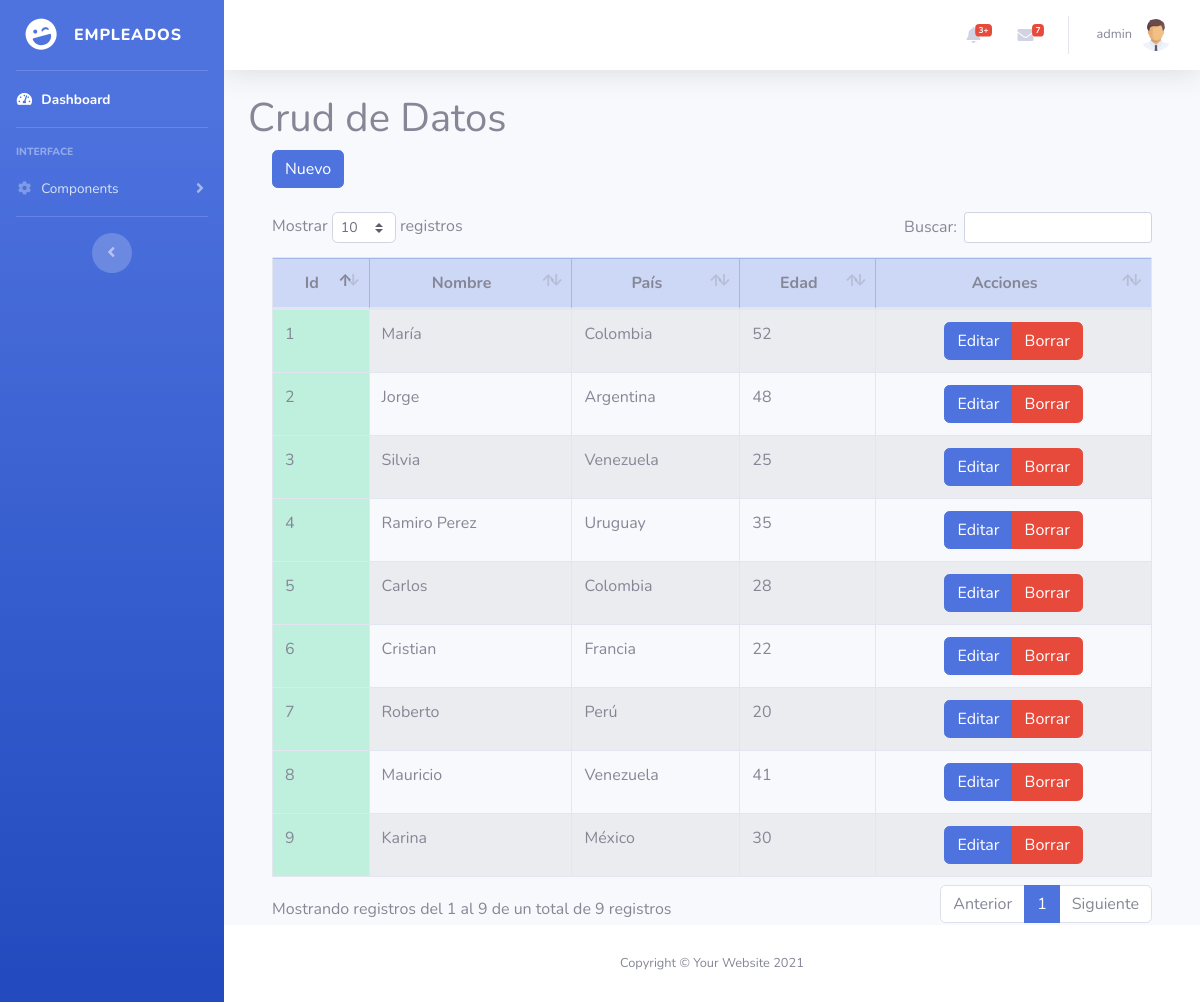
The page /dashboard/index.php (signed in) on the database its author committed.
### tables this page shows
CREATE TABLE IF NOT EXISTS `personas` (
  `id` int NOT NULL AUTO_INCREMENT,
  `nombre` varchar(50) NOT NULL,
  `pais` varchar(50) NOT NULL,
  `edad` int NOT NULL,
  PRIMARY KEY (`id`)
);

### dashboard/index.php (the view, shortened to what this page needs)
<?php require_once "vistas/parte_superior.php"?>
<div class="container">
    <h1>Crud de Datos</h1>
 <?php
$objeto = new Conexion();
$conexion = $objeto->Conectar();
$consulta = "SELECT id, nombre, pais, edad FROM personas";
$resultado = $conexion->prepare($consulta);
$resultado->execute();
$data=$resultado->fetchAll(PDO::FETCH_ASSOC);
?>
<div class="container">
        <div class="row">
            <div class="col-lg-12">
            <button id="btnNuevo" type="button" class="btn btn-primary" data-toggle="modal">Nuevo</button>
            </div>
        </div>
    </div>
    <br>
<div class="container">
        <div class="row">
                <div class="col-lg-12">
                    <div class="table-responsive">
                        <table id="tablaPersonas" class="table table-striped table-bordered table-condensed" style="width:100%">
                        <thead class="text-center">
                            <tr class="table-primary">
                                <th>Id</th>
                                <th>Nombre</th>
                                <th>País</th>
                                <th>Edad</th>
                                <th>Acciones</th>
                            </tr>
                        </thead>
                        <tbody>
                            <?php
                            foreach($data as $dat) {
                            ?>
                            <tr>
                                <td class="table-success"><?php echo $dat['id'] ?></td>
                                <td><?php echo $dat['nombre'] ?></td>
                                <td><?php echo $dat['pais'] ?></td>
                                <td><?php echo $dat['edad'] ?></td>
                                <td></td>
                            </tr>
                            <?php
                                }
                            ?>
                        </tbody>
                       </table>
                    </div>
                </div>
        </div>
    </div>
</div>
<?php require_once "vistas/parte_inferior.php"?>

### dashboard/vistas/parte_superior.php (shortened to what this page needs)
<!DOCTYPE html>
<html lang="en">
<head>
  <link href="vendor/fontawesome-free/css/all.min.css" rel="stylesheet" type="text/css">
  <link href="css/sb-admin-2.min.css" rel="stylesheet">
    <link rel="stylesheet" type="text/css" href="vendor/datatables/datatables.min.css"/>
    <link rel="stylesheet"  type="text/css" href="vendor/datatables/DataTables-1.10.18/css/dataTables.bootstrap4.min.css">
</head>
<body id="page-top">
  <div id="wrapper">
    <ul class="navbar-nav bg-gradient-primary sidebar sidebar-dark accordion" id="accordionSidebar">
      <a class="sidebar-brand d-flex align-items-center justify-content-center" href="index.php">
        <div class="sidebar-brand-icon rotate-n-15">
          <i class="fas fa-laugh-wink"></i>
        </div>
        <div class="sidebar-brand-text mx-3">Empleados<sup></sup></div>
      </a>
      <hr class="sidebar-divider my-0">
      <li class="nav-item active">
        <a class="nav-link" href="index.php">
          <i class="fas fa-fw fa-tachometer-alt"></i>
          <span>Dashboard</span></a>
      </li>
      <hr class="sidebar-divider">
      <div class="sidebar-heading">
        Interface
      </div>
      <li class="nav-item">
        <a class="nav-link collapsed" href="#" data-toggle="collapse" data-target="#collapseTwo" aria-expanded="true" aria-controls="collapseTwo">
          <i class="fas fa-fw fa-cog"></i>
          <span>Components</span>
        </a>
      </li>
      <hr class="sidebar-divider d-none d-md-block">
      <div class="text-center d-none d-md-inline">
        <button class="rounded-circle border-0" id="sidebarToggle"></button>
      </div>
    </ul>
    <div id="content-wrapper" class="d-flex flex-column">
      <div id="content">
        <nav class="navbar navbar-expand navbar-light bg-white topbar mb-4 static-top shadow">
          <ul class="navbar-nav ml-auto">
            <li class="nav-item dropdown no-arrow mx-1">
              <a class="nav-link dropdown-toggle" href="#" id="alertsDropdown" role="button" data-toggle="dropdown" aria-haspopup="true" aria-expanded="false">
                <i class="fas fa-bell fa-fw"></i>
                <span class="badge badge-danger badge-counter">3+</span>
              </a>
            </li>
            <li class="nav-item dropdown no-arrow mx-1">
              <a class="nav-link dropdown-toggle" href="#" id="messagesDropdown" role="button" data-toggle="dropdown" aria-haspopup="true" aria-expanded="false">
                <i class="fas fa-envelope fa-fw"></i>
                <span class="badge badge-danger badge-counter">7</span>
              </a>
            </li>
            <li class="nav-item dropdown no-arrow">
              <a class="nav-link dropdown-toggle" href="#" id="userDropdown" role="button" data-toggle="dropdown" aria-haspopup="true" aria-expanded="false">
                <span class="mr-2 d-none d-lg-inline text-gray-600 small"><?php echo $_SESSION["s_usuario"];?></span>
                <img class="img-profile rounded-circle" src="img/user.png">
              </a>
            </li>
          </ul>
        </nav>

### dashboard/vistas/parte_inferior.php (shortened to what this page needs)
      </div>
      <footer class="sticky-footer bg-white">
        <div class="container my-auto">
          <div class="copyright text-center my-auto">
            <span>Copyright &copy; Your Website 2021</span>
          </div>
        </div>
      </footer>
    </div>
  </div>
</body>
</html>

### rows shown on the page
personas: id "1", nombre "María", pais "Colombia", edad "52"
personas: id "2", nombre "Jorge", pais "Argentina", edad "48"
personas: id "3", nombre "Silvia", pais "Venezuela", edad "25"
personas: id "4", nombre "Ramiro Perez", pais "Uruguay", edad "35"
personas: id "5", nombre "Carlos", pais "Colombia", edad "28"
personas: id "6", nombre "Cristian", pais "Francia", edad "22"
personas: id "7", nombre "Roberto", pais "Perú", edad "20"
personas: id "8", nombre "Mauricio", pais "Venezuela", edad "41"
personas: id "9", nombre "Karina", pais "México", edad "30"

### other values the page prints
$_SESSION["s_usuario"] "admin"
